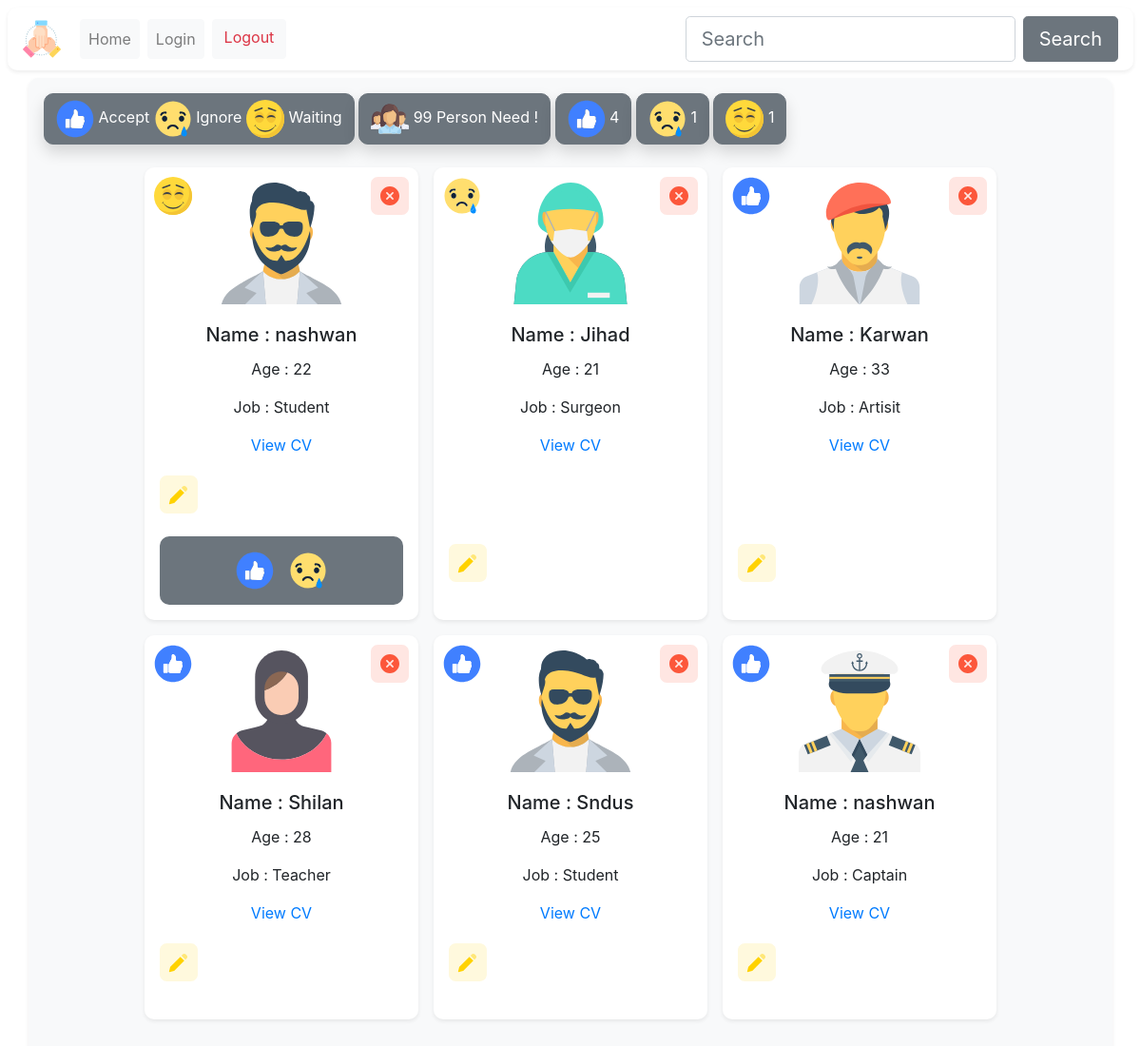
The page / (signed in) on the database its author committed.
### tables this page shows
CREATE TABLE `need` (
  `id` int(11) NOT NULL,
  `num_need` int(11) NOT NULL
);

CREATE TABLE `person` (
  `id` int(11) NOT NULL,
  `name` varchar(255) NOT NULL,
  `age` int(11) NOT NULL,
  `job_id` int(11) NOT NULL,
  `is_pass` int(11) NOT NULL COMMENT '0 waiting | 1 accept | 2 ignor',
  `file_cv` varchar(255) NOT NULL
);

CREATE TABLE `type_job` (
  `job_id` int(11) NOT NULL,
  `name_job` varchar(100) NOT NULL,
  `photo_job` varchar(255) NOT NULL
);

### includes/card.php (the view, shortened to what this page needs)
<?php     while($row = mysqli_fetch_assoc($query)){$is_pass = x($row['is_pass']);$personid = x($row['id']); ?>
<div class="card m-2 border-0 p-3 radius-10 shadow-sm" style="width: 18rem;">
  <img src="assets/img/<?php echo x($row['photo_job']);?>" class="w-50 m-auto">
  <div class="card-body text-center">
    <h5 class="card-title">Name : <?php echo x($row['name']);?></h5>
    <p class="card-text">Age : <?php echo x($row['age']);?></p>
    <p class="card-text">Job : <?php echo x($row['name_job']);?></p>
    <?php if(isset($admin)){?>
    <a href="upload/<?php echo x($row['file_cv']);?>">View CV</a>
    <?php } ?>
    <img src="assets/img/<?php if($is_pass == 0){echo "waiting.svg";}else if($is_pass == 1){echo "like.svg";}else{echo "unlike.svg";}?>" width="40" style="position:absolute;top:0;left:0;margin:10px">
  </div>
  <?php if(isset($admin)){?>
  <a href="?d=<?php echo x($row['id']);?>"><img src="assets/img/remove.svg" width="40" style="position:absolute;top:0;right:0;margin:10px" alt=""></a>
  <span data-toggle="modal" data-target="#post<?php echo x($row['id']);?>" ><img src="assets/img/edit.svg" width="40" alt=""></span>
  <?php } ?>
  <br>
  <?php if(isset($admin)){
  if($is_pass == 0){
  ?>
  <div class="d-flex bg-secondary justify-content-center p-2 radius-10">
  <a href="?like=<?php echo $personid;?>" class="m-2"><img src="assets/img/like.svg" width="40" alt=""></a>
  <a href="?unlike=<?php echo $personid;?>" class="m-2"><img src="assets/img/unlike.svg" width="40" alt=""></a>
  </div>
  <?php } } ?>
</div>
  <?php } ?>

### includes/config.php (shortened to what this page needs)
<?php
$db = mysqli_connect('localhost' , 'root' , '' , 'cv');
function x($data){
    global $db;
    $data = mysqli_real_escape_string($db , htmlspecialchars($data));
    return $data;
}
  function get_column($condition , $rowfunction , $status , $statusColumn){
    global $db ;
    $query = mysqli_query($db , "SELECT * FROM $condition");
    $num_rows = mysqli_num_rows($query);
    while($row = mysqli_fetch_assoc($query)){
      if($statusColumn == 1){
      echo $row[$rowfunction];
      }
    }
    if($status == 1){
      echo $num_rows;
    }
  }
?>

### assets/css/style.css (style rules this page uses)
.radius-10 { border-radius: 10px !important; }

### rows shown on the page
need: num_need "99"
person: job.photo_job (picture), name "nashwan", age "22", job.name_job "Student", is_pass 0 (drawn)
person: job.photo_job (picture), name "Jihad", age "21", job.name_job "Surgeon"
person: job.photo_job (picture), name "Karwan", age "33", job.name_job "Artisit"
person: job.photo_job (picture), name "Shilan", age "28", job.name_job "Teacher"
person: job.photo_job (picture), name "Sndus", age "25", job.name_job "Student"
person: job.photo_job (picture), name "nashwan", age "21", job.name_job "Captain"

### other values the page prints
$num_rows "4 1 1"
